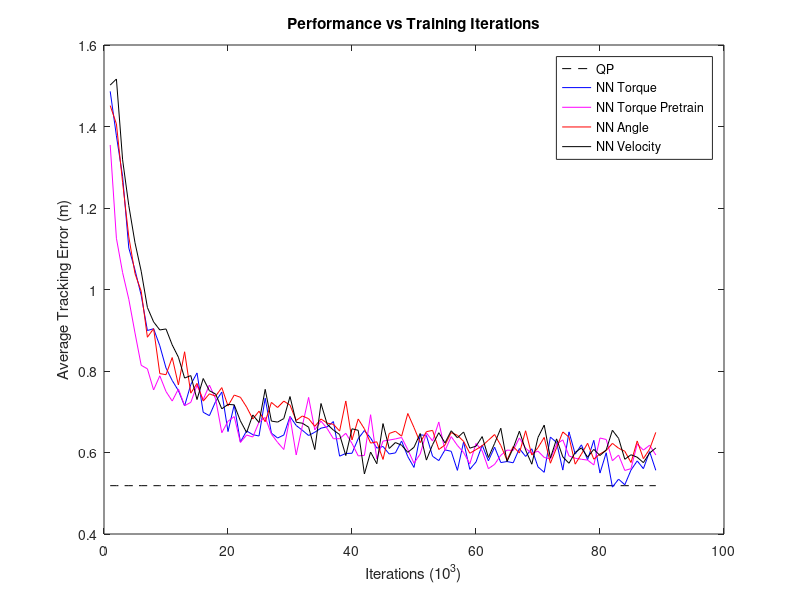

Write the MATLAB code that produced this figure.
qp_data = load('qp_eval.txt');
%nn_torque_data = load('nn_torque_eval.txt');
%nn_pd_data = load('nn_pd_eval.txt');
%nn_vel_data = load('nn_vel_eval.txt');

nn_torque_data = load('pixel_nn_torque_eval.txt');
nn_torque_pretrain_data = load('pixel_nn_torque_pretrain_eval.txt');
nn_pd_data = load('pixel_nn_pd_eval.txt');
nn_vel_data = load('pixel_nn_vel_eval.txt');

n = length(nn_torque_data);
n = min(n, length(nn_torque_pretrain_data));
n = min(n, length(nn_pd_data));
n = min(n, length(nn_vel_data));
n = min(100, n);

qp_plot_vals = ones(n, 1);
qp_plot_vals = qp_plot_vals .* qp_data(1);

nn_torque_data = nn_torque_data(1:n);
nn_torque_pretrain_data = nn_torque_pretrain_data(1:n);
nn_pd_data = nn_pd_data(1:n);
nn_vel_data = nn_vel_data(1:n);

plot(qp_plot_vals, 'k--');
hold on;
plot(nn_torque_data, 'b-');
plot(nn_torque_pretrain_data, 'm-');
plot(nn_pd_data, 'r-');
plot(nn_vel_data, 'k-');
hold off;

xlabel('Iterations (10^3)');
ylabel('Average Tracking Error (m)');
title('Performance vs Training Iterations');

%legend('QP', 'NN Torque', 'NN Angle', 'NN Velocity');
legend('QP', 'NN Torque', 'NN Torque Pretrain', 'NN Angle', 'NN Velocity');
